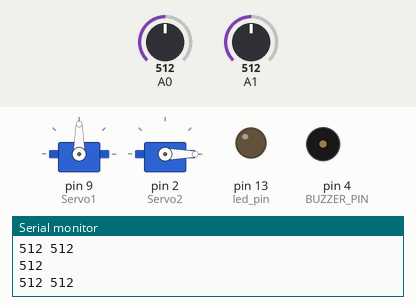
A sketch run on a simulated Arduino Uno, built with avr-gcc and run on an emulated ATmega328P. Parts: 2 × servo, output pins drawn as LEDs (lit = HIGH), buzzer (waves = sounding, pin HIGH), the last lines printed to the serial monitor. The inputs (shaded band) are chosen by the test bench; at power-on: A0 = 512, A1 = 512.

Above: at 1.8 s.
1.9 s: A0 set to 491
At 2.5 s:
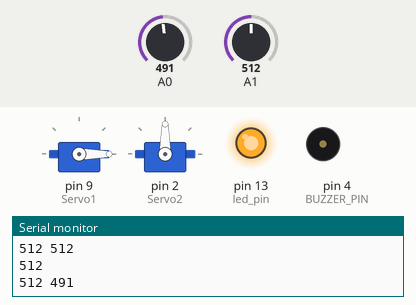
3.5 s: A0 set to 510
At 5.2 s:
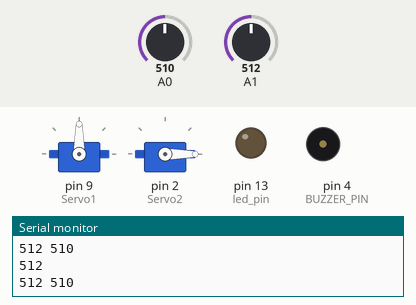
5.5 s: A0 set to 490
At 6.9 s:
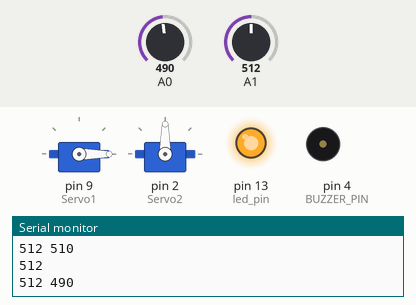
Timing chart, 0 to 8.5 s (numbered marks = the images above; inputs shaded):
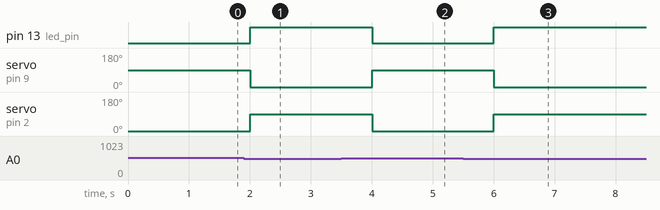

The sketch:

Verticle_Farm.ino
```cpp
#include <Servo.h>
#define BUZZER_PIN 4
int light;
const int led_pin = 13;
Servo Servo1;
Servo Servo2;
int servoPin1 = 9;
int positio=0;
int servoPin2=2;
void setup()
{
  pinMode(4,OUTPUT);
  pinMode(A2,INPUT);
  Servo1.attach(9);
  Servo2.attach(2);
  pinMode(BUZZER_PIN, OUTPUT);
  pinMode(led_pin,OUTPUT);
  Serial.begin(9600);
}

void loop()
{
  int sensorValue = analogRead(A0);
  int light=analogRead(A1);
  Serial.println(light);

  Serial.println(String(light)+" "+String(sensorValue));

  if (sensorValue < 500)
  {
  analogWrite(BUZZER_PIN, 50);
  digitalWrite( led_pin,HIGH);
  Servo1.write(-90);
  Servo2.write(90);
  delay(1000);
  }
  else
  {
    analogWrite(BUZZER_PIN, 0);
    digitalWrite( led_pin , LOW);
    Servo1.write(90);
    Servo2.write(-90);
    delay(1000);
  }
}
```

Measured:
- the behaviour switches between 500 and 499 on A0 (found by bisection; images 0 and 1)
- after the input at 1.9 s, pin 13 (led_pin): LOW → HIGH after 0.10 s; servo on pin 9 (Servo1): 90° → 0° after 0.10 s; servo on pin 2 (Servo2): 0° → 90° after 0.10 s
- after the input at 3.5 s, pin 13 (led_pin): HIGH → LOW after 0.50 s; servo on pin 9 (Servo1): 0° → 90° after 0.50 s; servo on pin 2 (Servo2): 90° → 0° after 0.50 s
- after the input at 5.5 s, pin 13 (led_pin): LOW → HIGH after 0.51 s; servo on pin 9 (Servo1): 90° → 0° after 0.51 s; servo on pin 2 (Servo2): 0° → 90° after 0.51 s
